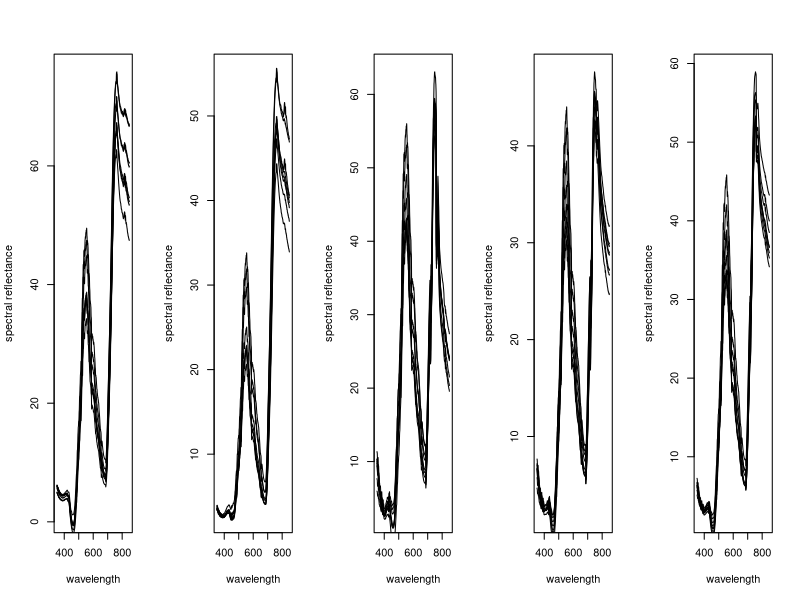

Here is the R script that generated this plot:
# Worksheet 18

data <- read.csv("LowRepeated.csv")

# since plot is not useful, let us remove it from the data
data <- data[-3,]
data <- data[-2,]
data <- data.frame(data)
types <- data[3,]
types
times <- data[1,]
times
# There is bias in the data => find it out and analyse accordingly
# Is time the bias?

# Let us split the data based on time and then analyse
par(mfrow = c(1,5))
plot(data[,1], data[,2], type = "l", title = "Wavelengths vs Readings at 9:14 am", xlab = "wavelength", ylab = "spectral reflectance")
lines(data[,1], data[,3])
lines(data[,1], data[,4])
lines(data[,1], data[,5])
lines(data[,1], data[,6])
lines(data[,1], data[,7])
lines(data[,1], data[,8])
lines(data[,1], data[,9])
# best wavelength for differentiating is between 600 and 650

plot(data[,1], data[,10], type = "l", title = "Wavelengths vs Readings at 10:00 am", xlab = "wavelength", ylab = "spectral reflectance")
lines(data[,1], data[,11])
lines(data[,1], data[,12])
lines(data[,1], data[,13])
lines(data[,1], data[,14])
lines(data[,1], data[,15])
lines(data[,1], data[,16])
lines(data[,1], data[,17])
# best wavelength for differentiating is around 800

plot(data[,1], data[,18], type = "l", title = "Wavelengths vs Readings at 1:30 pm", xlab = "wavelength", ylab = "spectral reflectance")
lines(data[,1], data[,19])
lines(data[,1], data[,20])
lines(data[,1], data[,21])
lines(data[,1], data[,22])
lines(data[,1], data[,23])
lines(data[,1], data[,24])
lines(data[,1], data[,25])
# best wavelength for differentiating is between 625 and 650

plot(data[,1], data[,26], type = "l", title = "Wavelengths vs Readings at 2:20 pm", xlab = "wavelength", ylab = "spectral reflectance")
lines(data[,1], data[,27])
lines(data[,1], data[,28])
lines(data[,1], data[,29])
lines(data[,1], data[,30])
lines(data[,1], data[,31])
lines(data[,1], data[,32])
lines(data[,1], data[,33])
# best wavelength for differentiating is around 550

# From the graphs, we can see that over different times, the patterns vary
# The best wavelength for differentiating the plots will vary based on the time of the day!

# Now what if we don't split by time?
data
# Let us merge this data over time periods by taking averages and then plot the same graphs
newdata <- data[,1:9]
for (j in 3:1540){
  for (i in 2:9){
    newdata[j,i] <- (as.numeric(data[j,i])+as.numeric(data[j,i+8])+as.numeric(data[j,i+16])+as.numeric(data[j,i+24]))/4
  }
}
newdata
plot(newdata[,1], newdata[,2], type = "l",, xlab = "wavelength", ylab = "spectral reflectance")
lines(newdata[,1], newdata[,3])
lines(newdata[,1], newdata[,4])
lines(newdata[,1], newdata[,5])
lines(newdata[,1], newdata[,6])
lines(newdata[,1], newdata[,7])
lines(newdata[,1], newdata[,8])
lines(newdata[,1], newdata[,9])
# best wavelength at measuring is around 780, from the consolidated data, but this is not same if we split it time wise. This is the bias in the data.
